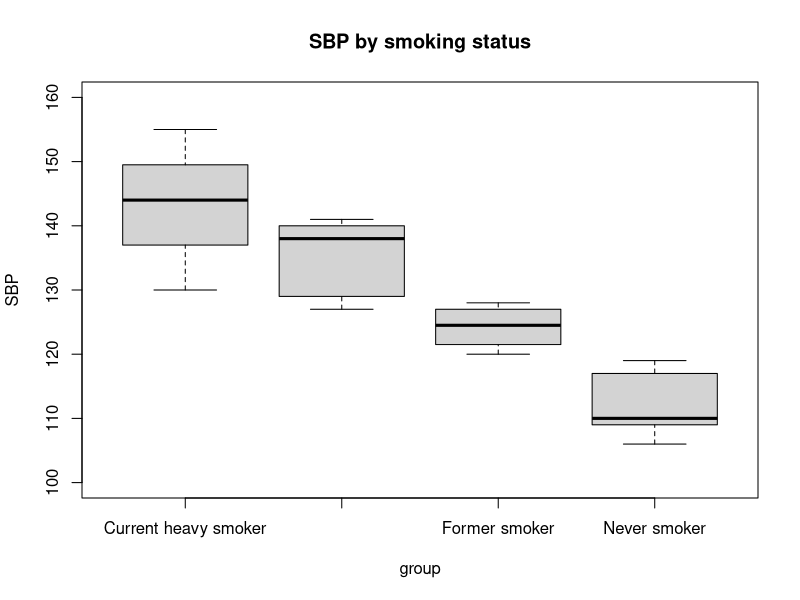
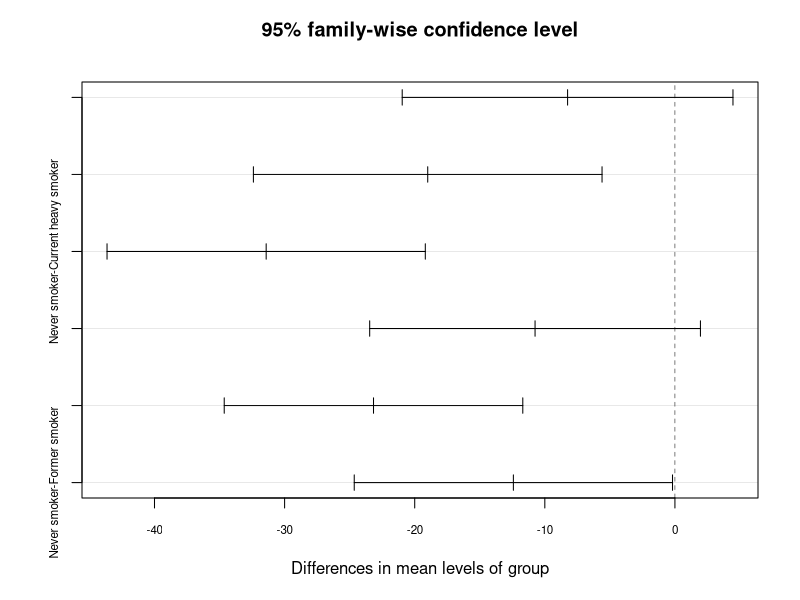
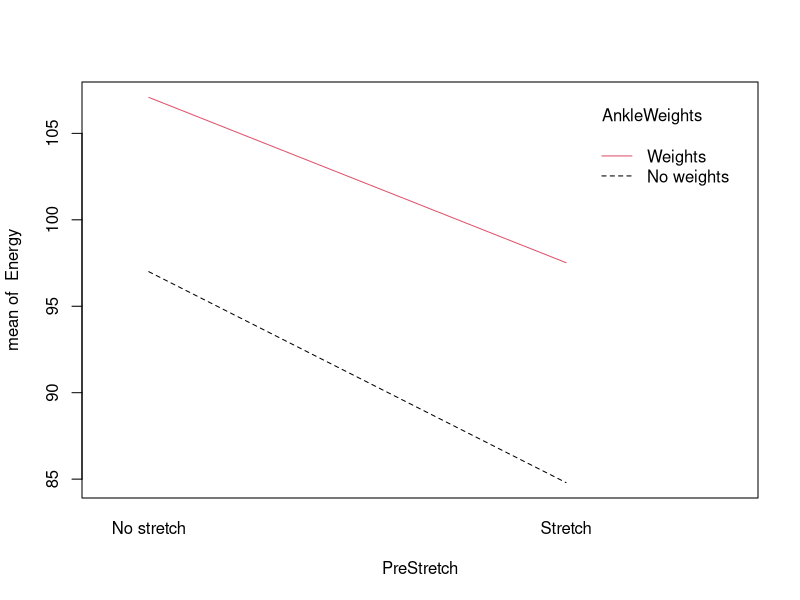
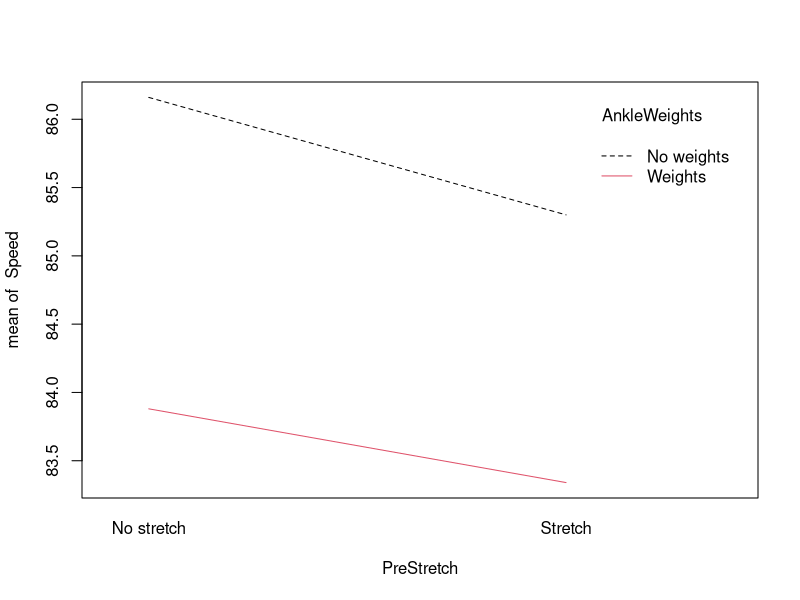
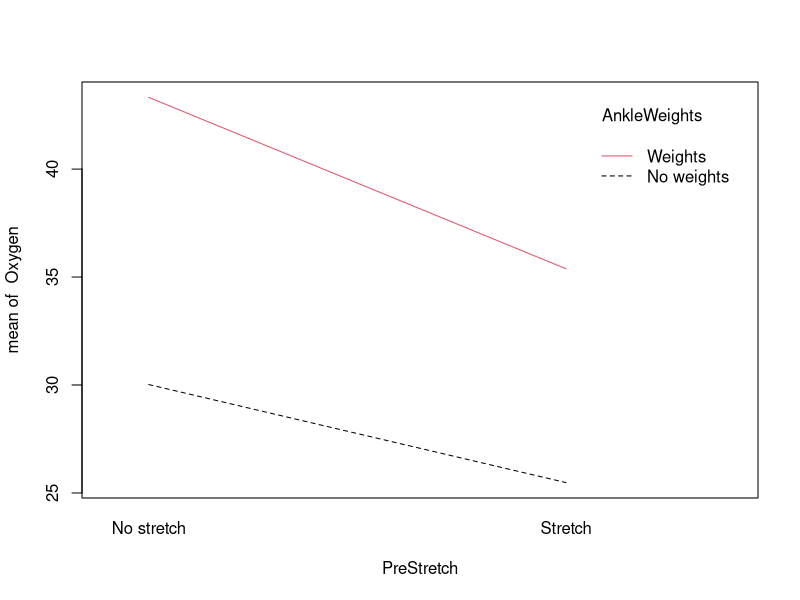
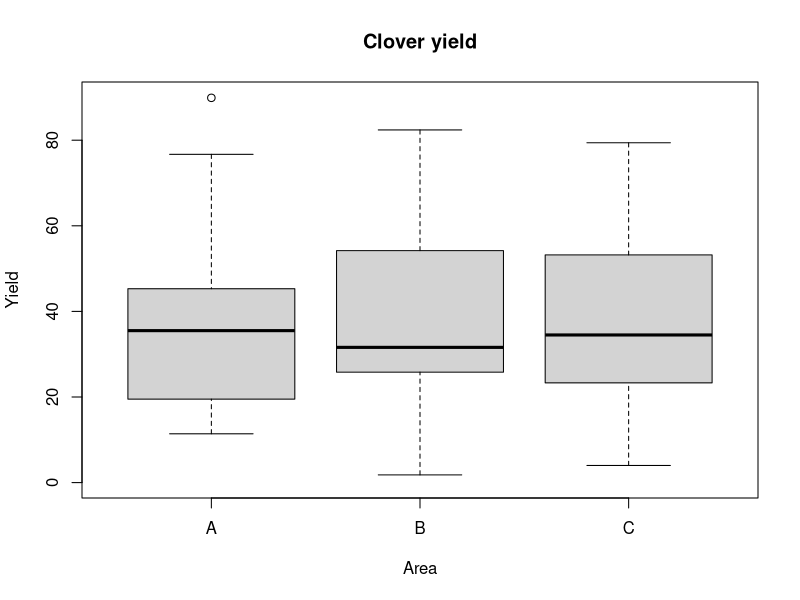

These charts were generated, in order, by the following R code:
##########################
## Lecture10
##########################
####################
## Section 01
####################

# Golf ball travel distance example
golf <- read.csv("golfball_C.csv")
head(golf)
golf$brand <- as.factor(golf$brand)
summary(golf)

attach(golf)
## runing one-way anova using aov function
g <- aov(dist~brand, data=golf)
summary(g)

## pairwise t test to find which two 
## are different
pairwise.t.test(dist, brand, p.adj='none') 
pairwise.t.test(dist, brand, p.adj='bonferroni')
TukeyHSD(g)

##Define dummy variables
##g0 is Callaway
##g1 is Nike
##g2 is Titleist
golf$g0 <- ifelse(brand=='Callaway', 1, 0)
golf$g1 <- ifelse(brand=='Nike', 1, 0)
golf$g2 <- ifelse(brand=='Titleist', 1, 0)

##g0 is Callaway (Middle 285)
##g1 is Nike (Lowest 260)
##g2 is Titleist (Highest 290)
##g0 is the reference group
m0 <- lm(dist~g1+g2, data=golf)
##if use dummy variable, use anova, not aov
anova(m0) ##anova table
#############################
## This is for comparison
#############################
## runing one-way anova using aov function
## one way anova is like a combined version 
## of dummy variable anova
g <- aov(dist~brand, data=golf)
summary(g)

## t test to compare means between groups
summary(m0) ##display coefs


##g0 is Callaway (Middle 285)
##g1 is Nike (Lowest 260)
##g2 is Titleist (Highest 290)
##g1 is the reference group
m1 <- lm(dist~g0+g2, data=golf)
anova(m1)
summary(m1)

##g0 is Callaway (Middle 285)
##g1 is Nike (Lowest 260)
##g2 is Titleist (Highest 290)
##g2 is the reference group
m2 <- lm(dist~g0+g1, data=golf)
anova(m2)
summary(m2)

####################
## Section 02
####################
### SBP by smoking status example
data <- read.csv("smoking_SBP.csv")
data
summary(data)
data$group <- as.factor(data$group)
summary(data) ##Do you see the difference?

aggregate(data$SBP, by=list(data$group), mean)
aggregate(data$SBP, by=list(data$group), sd)
boxplot(SBP~group, data=data, main="SBP by smoking status", xlab="group", 
        ylab="SBP", ylim=c(100, 160))

# wrong example
## treat group as if a continuous variable
mtest<- aov(SBP~grpnum, data=data)
summary(mtest)
# correct example
# Run a one-way ANOVA 
# (without adjustment for age).
# The global F-test showed that 
# mean SBP differed by smoking
# category (F=21.49 on 3 and 15 
# degrees of freedom, p < 0.001).
m1<- aov(SBP~group, data=data)
summary(m1)
qf(.95, df1=3, df2=15)

#pairwise comparison
pairwise.t.test(data$SBP, data$group, 
                p.adj='none') 
pairwise.t.test(data$SBP, data$group, 
                p.adj='bonferroni') 
TukeyHSD(m1)
plot(TukeyHSD(m1), cex.axis=.7)

## Dummy Variable version
data$g0 <- ifelse(data$group=='Current heavy smoker', 1, 0)
data$g1 <- ifelse(data$group=='Current light smoker', 1, 0)
data$g2 <- ifelse(data$group=='Former smoker', 1, 0)
data$g3 <- ifelse(data$group=='Never smoker', 1, 0)
# g3 is the reference
m2 <- lm(data$SBP~data$g0+data$g1+data$g2, data=data)
summary(m2)

# g0 is the reference
m3 <- lm(data$SBP~data$g1+data$g2+data$g3, data=data)
summary(m3)

# g1 is the reference
m4 <- lm(data$SBP~data$g0+data$g2+data$g3, data=data)
summary(m4)

# g2 is the reference
m5 <- lm(data$SBP~data$g0+data$g1+data$g3, data=data)
summary(m5)

# Use with caution! 
# First group is always the reference group
# match the results of g0 as the reference
mg <- lm(data$SBP~data$group, data=data)
summary(mg)
anova(mg) ##match summary(m1)

##aov results differs when predictors
##are in different order
# aov should not be used for ANCOVA
summary(aov(data$SBP~data$age+data$group, data=data))
summary(aov(data$SBP~data$group+data$age, data=data))

# ANCOVA
library(car)
## What do you find by adjusting for age?
Anova(lm(data$SBP~data$group+data$age, data=data), type=3)
#https://mcfromnz.wordpress.com/2011/03/02/anova-type-iiiiii-ss-explained/

# can also use Anova for one-way ANOVA
Anova(lm(data$SBP~data$group, data=data))
summary(aov(data$SBP~data$group, data=data))

#Least square means
# also called Estimated marginal means (EMMs)
# emmeans is the replacement for the lsmeans 
# library, so if you see code referring to 
# lsmeans, it is conceptually doing the same 
# thing as what emmeans will do. emmeans is 
# being developed; lsmeans is now deprecated. 
install.packages("emmeans")
library(emmeans)

install.packages("lsmeans")
library(lsmeans)

options('contrasts')
# contr.treatment is for non-ordered: eg. male vs female
#http://www.dummies.com/programming/r/how-to-set-the-contrasts-for-your-data-with-r/
X <- factor(c('A','B','C'))
contr.treatment(X)

##Notice that we need to enter two contrast settings. 
## The first handles unordered categorical variables, 
## the second, ordered.
## The setting is done by an options statement.
## The "constrasts" set in your R environment 
## determine how categorical variables are handled 
## in your models. The most common scheme in regression 
## is called "treatment contrasts": with treatment contrasts, 
## the first level of the categorical variable is assigned 
## the value 0, and then other levels measure the change 
## from the first level.
## Polynomial contrasts are useful for 
## handling ordered variables, that is, variables whose 
## levels are naturally ordered. 
## In this case, we put here just for demo purpose.

options(contrasts=c("contr.treatment", "contr.poly"))
m6 <- lm(data$SBP~data$group+data$age,data=data)
(m6.rg1 <- ref.grid(m6)) ##rgl: reference group level

#The emmeans() function creates the least square means 
# object from a fitted lm() object
# The 1st argument is the fitted lm object; 
# The 2nd is the variable we want 
# to work with. It must be one of the 
# variables in the fitted model.
# The function produces a table with estimated 
# means, standard errors and 
# confidence intervals for each mean. 
# To get something other than 95% confidence 
# intervals, use 
# summary( , level=0.90) to specify 
# the coverage you want
(m6.emm <- emmeans(m6, 'group'))
summary(m6.emm, level=0.90)

# The pairs() function computes all 
# pairwise differences.
# By default, pairs() uses a Tukey 
# adjustment for multiple comparisons.
# The adjust= argument changes that.
# adjust can also be adjust = "bonferroni";
# adjust = "scheffe"; or adjust = "none"; and
# so on.
pairs(m6.emm)
pairs(m6.emm, adjust = "bonferroni")
# After adjusting for age, we failed 
# to find significant difference in SBP 
# among groups

####################
## Section 03
####################
# Exercise example
exercise <- read.csv("exercise.csv")
exercise
attach(exercise)

#Test interactions
# Energy as the response
model <- lm(Energy~PreStretch+AnkleWeights+
              PreStretch*AnkleWeights, 
            data=exercise)
summary(model)
Anova(model, type=3)

# Speed as the response
model1 <- lm(Speed~PreStretch+AnkleWeights
             +PreStretch*AnkleWeights, 
             data=exercise)
summary(model1)
Anova(model1, type=3)

# Oxygen as the response
model2 <- lm(Oxygen~PreStretch+AnkleWeights
             +PreStretch*AnkleWeights, 
             data=exercise)
summary(model2)
Anova(model2, type=3)

# Generate interaction plots
interaction.plot(PreStretch, AnkleWeights, 
                 Energy, col=1:2)
interaction.plot(PreStretch, AnkleWeights, 
                 Speed, col=1:2)
interaction.plot(PreStretch, AnkleWeights, 
                 Oxygen, col=1:2)

#If interaction is significant, need to 
# stratify (by one of the two factors) 
# Since the interaction term is not significant, 
# this is just for demo.
stretch <- exercise[which(PreStretch=='Stretch'),]
nostretch <- exercise[which(PreStretch=='No stretch'),]
summary(aov(Energy~AnkleWeights, data=stretch))
summary(aov(Energy~AnkleWeights, data=nostretch))

# The other two response variables
summary(aov(Speed~AnkleWeights, data=stretch))
summary(aov(Speed~AnkleWeights, data=nostretch))
summary(aov(Oxygen~AnkleWeights, data=stretch))
summary(aov(Oxygen~AnkleWeights, data=nostretch))

####################
## Section 04
## Additional Ex
####################

#(Data set from http://www.statlab.uni-heidelberg.de/data/ancova/cholesterol.story.html)
#The purpose of the study was to estimate the effect of the agricultural weed yarrow on 
#the yield of white clover. It was anticipated that the clover yield would decrease as 
#the density of the yarrow increased. 
#Three areas A,B,C were selected in the clover seed crop. 
#Ten quadrats were positioned within each area using random coordinates on a 20x20 grid. 
#In each quadrat the clover seed was harvested and weighted, and the density of yarrow assessed 
#by counting the number of yarrow flower stems. 
c <- read.csv("clover.csv")
c
attach(c)

# 1. Nuemrically and graphically summarize clover yield by areas. 
# 2. What is F statistic? Are there differnece in mean clover yield across the areas at alpha = 0.05?  
# 3. Does the conclusion change after taking into consideration of Yarrow stems? 

#1
aggregate(Clover.yield, by=list(Area), summary)
boxplot(Clover.yield~Area, data=c, main="Clover yield", xlab="Area", 
          ylab="Yield", ylim=c(0, 90))

#2
m<- aov(Clover.yield~Area, data=c)
summary(m)
qf(.95, df1=2, df2=27)
# We failed to reject H0. 

#3
m1 <- lm(Clover.yield~Area+Yarrow.stems, data=c)
Anova(m1, type=3)
m1.emm <- emmeans(m1, 'Area')
pairs(m1.emm)

# No, the conclusion does not change. 
